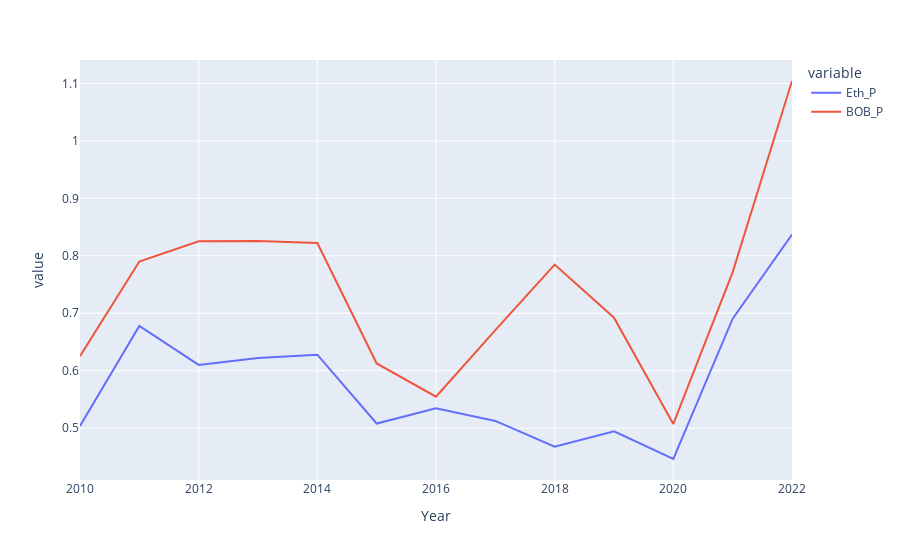

Notebook cell for this chart:
### Code cell
fig = px.line(on_eth, x='Year', y=['Eth_P', 'BOB_P'])

fig.show()

### Figure 1 — Plotly figure (JSON) as saved in the notebook; plotly's stock layout.template omitted (floating-point values rounded to 4 significant figures)
{"data": [{"hovertemplate": "variable=Eth_P<br>Year=%{x}<br>value=%{y}<extra></extra>", "legendgroup": "Eth_P", "line": {"color": "#636efa", "dash": "solid"}, "marker": {"symbol": "circle"}, "mode": "lines", "name": "Eth_P", "orientation": "v", "showlegend": true, "type": "scatter", "x": [2010, 2011, 2012, 2013, 2014, 2015, 2016, 2017, 2018, 2019, 2020, 2021, 2022], "xaxis": "x", "y": [0.504, 0.6779, 0.6101, 0.6223, 0.6279, 0.5081, 0.5347, 0.5125, 0.4678, 0.4946, 0.4463, 0.6905, 0.8369], "yaxis": "y"}, {"hovertemplate": "variable=BOB_P<br>Year=%{x}<br>value=%{y}<extra></extra>", "legendgroup": "BOB_P", "line": {"color": "#EF553B", "dash": "solid"}, "marker": {"symbol": "circle"}, "mode": "lines", "name": "BOB_P", "orientation": "v", "showlegend": true, "type": "scatter", "x": [2010, 2011, 2012, 2013, 2014, 2015, 2016, 2017, 2018, 2019, 2020, 2021, 2022], "xaxis": "x", "y": [0.6254, 0.7901, 0.8255, 0.8257, 0.8223, 0.6126, 0.5547, 0.6708, 0.7847, 0.6923, 0.5074, 0.7715, 1.104], "yaxis": "y"}], "layout": {"legend": {"title": {"text": "variable"}, "tracegroupgap": 0}, "margin": {"t": 60}, "xaxis": {"anchor": "y", "domain": [0, 1], "title": {"text": "Year"}}, "yaxis": {"anchor": "x", "domain": [0, 1], "title": {"text": "value"}}}}
